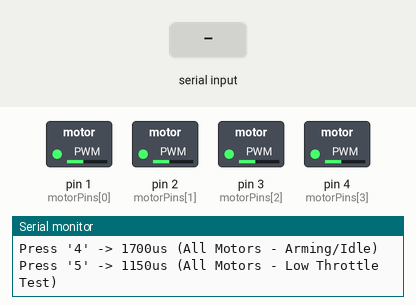
A sketch run on a simulated Teensy 4. Shown: switched loads named in the sketch (green lamp = pin HIGH), the last lines printed to the serial monitor. The test bench sets the inputs (shaded band).

Above: at 1.2 s.
1.3 s: "1" received over Serial
At 1.31 s:
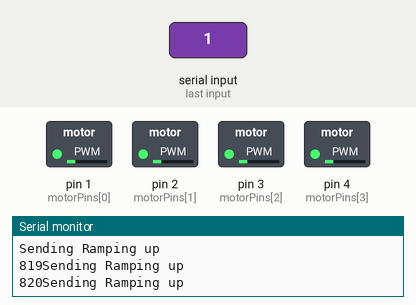
4.3 s: "2" received over Serial
Timing chart, 0 to 11.2 s (numbered marks = the images above; inputs shaded):
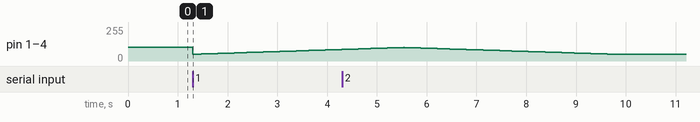

Measured:
- by itself, pin 1 (motorPins[0]), pin 2 (motorPins[1]), pin 3 (motorPins[2]), pin 4 (motorPins[3]): rises from 87/255 to 102/255 in 1.2 s, then falls to 51/255 in 4.2 s

The sketch:

motor_initialization_script.ino
```cpp
// Motor pins connected to the ESC signal inputs
const int motorPins[] = {1, 2, 3, 4};
const int numMotors = 4;

int start = 819;
int end = 0;
int val =0;
//prototype

void setup() {
  Serial.begin(9600);

  // Initialize all pins
  for (int i = 0; i < numMotors; i++) {
    // 200Hz frequency (5000us period)
    analogWriteFrequency(motorPins[i], 200);
    // 12-bit resolution (0-4095)
    analogWriteResolution(12);
    pinMode(motorPins[i], OUTPUT);

    // Start with a safe 1000us signal immediately
    analogWrite(motorPins[i], 1638);
  }

  Serial.println("--- QUAD MOTOR ESC MENU ---");
  Serial.println("Press '1' -> 2000us (All Motors - Calibration High)");
  Serial.println("Press '2' -> 1000us (All Motors - Arming/Idle)");
  Serial.println("Press '3' -> 1400us (All Motors - Low Throttle Test)");
  Serial.println("Press '4' -> 1700us (All Motors - Arming/Idle)");
  Serial.println("Press '5' -> 1150us (All Motors - Low Throttle Test)");
}

void loop() {

  if (Serial.available()) {
    char c = Serial.read();

    if (c == '1') {
      end = 1638;
      ramp(start, end);
      updateAllMotors(end, "2000us (HIGH)");
      start = end;
    }
    else if (c == '2') {
      end = 819;
      ramp(start, end);
      updateAllMotors(819, "1000us (LOW)");
      start = 819;
    }
    else if (c == '3') {
      end = 1100;
      ramp(start, end);
      updateAllMotors(end, "1400us (HIGH)");
      start = end;
    }
    else if (c == '4') {
      end = 1400;
      ramp(start, end);
      updateAllMotors(end, "1700us (LOW)");
      start = end;
    }
    else if (c == '5') {
      end = 942;
      ramp(start, end);
      updateAllMotors(end, "1150us (TEST)");
      start = end;
    }
  }
}

// Helper function to update all 4 pins at once
void updateAllMotors(int value, String label) {
  Serial.print("Sending ");
  Serial.println(label);
  for (int i = 0; i < numMotors; i++) {
    analogWrite(motorPins[i], value);
  }
}

void ramp(int start, int end){
  if(start > end){
    for(int i = start; i >= end; i --){
    updateAllMotors(i, "Ramping down");
    Serial.print(i);
    //little delay
    delay(5);
    }
  }
  else{
    for(int i = start; i <= end; i ++){
    updateAllMotors(i, "Ramping up");
    Serial.print(i);
    //little delay
    delay(5);
    }
  }
}
```
